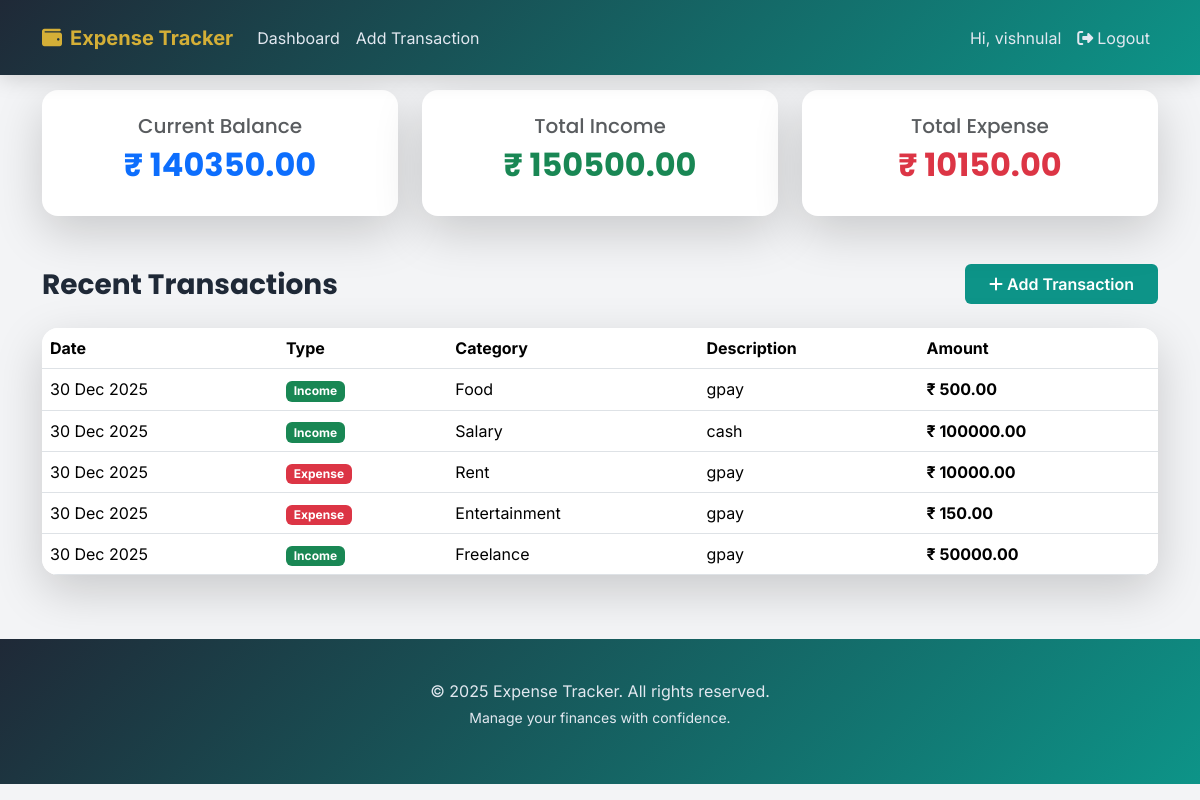
Screenshot of /dashboard/ (signed in) with the database file from the repository.
### main_app/models.py (models this page shows, shortened)
class CustomUser(AbstractUser):
    phone = models.CharField(max_length=15, blank=True)

class Transaction(models.Model):
    TYPE_CHOICES = (
        ('','Select Transaction Type'),
        ('income', 'Income'),
        ('expense', 'Expense'),
    )
    CATEGORY_CHOICES = (
        ('','Select Transaction Category'),
        ('salary', 'Salary'),
        ('freelance', 'Freelance'),
        ('investment', 'Investment'),
        ('food', 'Food'),
        ('transport', 'Transport'),
        ('rent', 'Rent'),
        ('utilities', 'Utilities'),
        ('entertainment', 'Entertainment'),
        ('others', 'Others'),
    )
    user = models.ForeignKey(CustomUser, on_delete=models.CASCADE, related_name='transactions')
    type = models.CharField(max_length=10, choices=TYPE_CHOICES)
    category = models.CharField(max_length=20, choices=CATEGORY_CHOICES)
    amount = models.DecimalField(max_digits=10, decimal_places=2)
    description = models.CharField(max_length=255, blank=True)
    date = models.DateField(auto_now_add=True)

### main_app/views.py (the view)
# urls.py: path('dashboard/', views.dashboard, name='dashboard'),
@login_required
def dashboard(request):
    transactions = Transaction.objects.filter(user=request.user).order_by('-date')
    total_income = sum(t.amount for t in transactions if t.type == 'income')
    total_expense = sum(t.amount for t in transactions if t.type == 'expense')
    balance = total_income - total_expense
    context = {
        'transactions': transactions,
        'total_income': total_income,
        'total_expense': total_expense,
        'balance': balance,
    }
    return render(request, 'dashboard.html', context)

### main_app/templates/dashboard.html (shortened to what this page needs)
{% extends 'base.html' %}
{% block content %}
<div class="row g-4 mb-5">
    <div class="col-md-4">
        <div class="card text-center p-4 shadow-lg border-0">
            <h5 class="text-muted mb-2">Current Balance</h5>
            <h2 class="fw-bold text-primary">₹ {{ balance|floatformat:2 }}</h2>
        </div>
    </div>
    <div class="col-md-4">
        <div class="card text-center p-4 shadow-lg border-0">
            <h5 class="text-muted mb-2">Total Income</h5>
            <h2 class="fw-bold text-success">₹ {{ total_income|floatformat:2 }}</h2>
        </div>
    </div>
    <div class="col-md-4">
        <div class="card text-center p-4 shadow-lg border-0">
            <h5 class="text-muted mb-2">Total Expense</h5>
            <h2 class="fw-bold text-danger">₹ {{ total_expense|floatformat:2 }}</h2>
        </div>
    </div>
</div>
<div class="d-flex justify-content-between align-items-center mb-4">
    <h3 class="mb-0 fw-bold">Recent Transactions</h3>
    <a href="{% url 'add_transaction' %}" class="btn btn-primary px-4 py-2">
        <i class="fas fa-plus me-1"></i>Add Transaction
    </a>
</div>
{% if transactions %}
    <div class="card shadow-lg border-0">
        <div class="card-body p-0">
            <div class="table-responsive">
                <table class="table table-hover mb-0">
                    <thead>
                        <tr>
                            <th>Date</th>
                            <th>Type</th>
                            <th>Category</th>
                            <th>Description</th>
                            <th>Amount</th>
                        </tr>
                    </thead>
                    <tbody>
                        {% for t in transactions %}
                        <tr>
                            <td>{{ t.date|date:"d M Y" }}</td>
                            <td>
                                <span class="badge {% if t.type == 'income' %}bg-success{% else %}bg-danger{% endif %}">
                                    {{ t.type|capfirst }}
                                </span>
                            </td>
                            <td>{{ t.get_category_display }}</td>
                            <td>{{ t.description|truncatewords:8 }}</td>
                            <td class="fw-bold">₹ {{ t.amount|floatformat:2 }}</td>
                        </tr>
                        {% endfor %}
                    </tbody>
                </table>
            </div>
        </div>
    </div>
{% else %}
    <div class="alert alert-info text-center rounded-3 py-4">
        No transactions yet.
        <a href="{% url 'add_transaction' %}" class="alert-link">Add your first transaction</a>.
    </div>
{% endif %}
{% endblock %}

### main_app/templates/base.html (shortened to what this page needs)
<!DOCTYPE html>
<html lang="en">
<head>
    <link href="https://cdn.jsdelivr.net/npm/bootstrap@5.3.3/dist/css/bootstrap.min.css" rel="stylesheet">
    <link rel="stylesheet" href="https://cdnjs.cloudflare.com/ajax/libs/font-awesome/6.5.0/css/all.min.css">
</head>
<body>
<nav class="navbar navbar-expand-lg navbar-dark fixed-top">
    <div class="container">
        <a class="navbar-brand" href="{% url 'index' %}">
            <i class="fas fa-wallet me-2"></i>Expense Tracker
        </a>
        <div class="collapse navbar-collapse" id="navbarNav">
            <ul class="navbar-nav me-auto">
                {% if user.is_authenticated %}
                    <li class="nav-item"><a class="nav-link" href="{% url 'dashboard' %}">Dashboard</a></li>
                    <li class="nav-item"><a class="nav-link" href="{% url 'add_transaction' %}">Add Transaction</a></li>
                {% endif %}
            </ul>
            <ul class="navbar-nav">
                {% if user.is_authenticated %}
                    <li class="nav-item"><span class="nav-link">Hi, {{ user.username }}</span></li>
                    <li class="nav-item"><a class="nav-link" href="{% url 'logout' %}"><i class="fas fa-sign-out-alt me-1"></i>Logout</a></li>
                {% else %}
                    <li class="nav-item"><a class="nav-link" href="{% url 'login' %}">Login</a></li>
                    <li class="nav-item"><a class="nav-link btn btn-outline-light ms-2 px-4" href="{% url 'register' %}">Register</a></li>
                {% endif %}
            </ul>
        </div>
    </div>
</nav>
<div class="container" style="padding-top: 90px;">
    {% block content %}{% endblock %}
</div>
<footer class="text-center">
    <div class="container">
        <p class="mb-1">&copy; {% now "Y" %} Expense Tracker. All rights reserved.</p>
        <p class="small">Manage your finances with confidence.</p>
    </div>
</footer>
</body>
</html>

### main_app/templates/base.html (style rules this page uses)
:root { --primary: #0d9488; --primary-dark: #0b7a70; --accent: #d4af37; --dark: #1f2937; --light-bg: #f3f4f6; --success: #10b981; --danger: #ef4444; }
body { font-family: 'Inter', sans-serif; background-color: var(--light-bg); color: #1f2937; }
h1, h2, h3, h4, h5, h6 { font-family: 'Poppins', sans-serif; }
.navbar { background: linear-gradient(135deg, var(--dark), var(--primary));; box-shadow: 0 4px 20px rgba(0,0,0,0.15); backdrop-filter: blur(10px); height: 75px; }
.navbar-brand { font-weight: 700; color: var(--accent) !important; }
.nav-link { color: #e2e8f0 !important; transition: color 0.3s; }
.btn-primary { background: var(--primary); border: none; font-weight: 600; transition: all 0.3s; }
.card { border: none; border-radius: 16px; box-shadow: 0 10px 30px rgba(0,0,0,0.1); overflow: hidden; }
footer { background: linear-gradient(135deg, var(--dark), var(--primary));; color: #e2e8f0; padding: 2.5rem 0; margin-top: 4rem; }

### rows the page displays
CustomUser: username "vishnulal"
Transaction: date "30 Dec 2025", type "Income", category "Food", description "gpay", amount "500.00"
Transaction: date "30 Dec 2025", type "Income", category "Salary", description "cash", amount "100000.00"
Transaction: date "30 Dec 2025", type "Expense", category "Rent", description "gpay", amount "10000.00"
Transaction: date "30 Dec 2025", type "Expense", category "Entertainment", description "gpay", amount "150.00"
Transaction: date "30 Dec 2025", type "Income", category "Freelance", description "gpay", amount "50000.00"

### other values shown
{{ balance|floatformat:2 }} "140350.00"
{{ total_income|floatformat:2 }} "150500.00"
{{ total_expense|floatformat:2 }} "10150.00"
